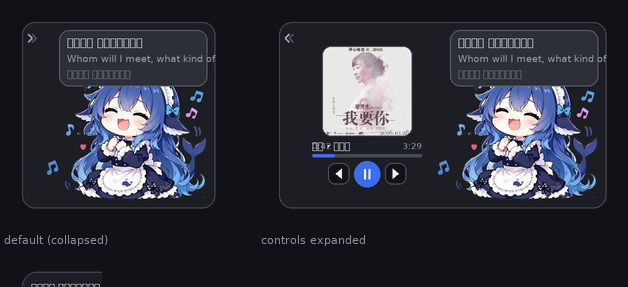

Python code for this plot:
# -*- coding: utf-8 -*-
"""用 Pillow 复现挂件的 CSS 布局，生成「默认收起态 + 展开控制区」的像素级预览。

所有尺寸都取自 build/client.template.js 里的实际 CSS 值。
改布局后先跑这个脚本看效果，再重启验证。

用法: python build/preview.py
"""
from PIL import Image, ImageDraw, ImageFont
from pathlib import Path
import io
import json
import urllib.request

# ---- 路径：全部相对本脚本推导，便于在别的机器上运行（不要写死绝对路径） ----
HERE = Path(__file__).resolve().parent        # .../dsh-whalegirl-lyric/build
PLUGIN_ROOT = HERE.parent                     # .../dsh-whalegirl-lyric
WORKSPACE_ROOT = PLUGIN_ROOT.parents[1]      # .../lyric_display
SOURCE_IMAGE = WORKSPACE_ROOT / "whalegirl.png"
OUTPUT_IMAGE = HERE / "preview.png"

# ---- 与 client.template.js 的 CSS 保持一致的尺寸 ----
CARD_PAD = 8
CARD_GAP = 8
CARD_RADIUS = 13
COLLAPSE_COL = 14  # .dshWg_collapse 宽
COLLAPSE_ML = -5  # .dshWg_collapse 左外边距
BAR_W = 126
STAGE_W = 160
STAGE_H = 170
FIGURE_TOP = 20
BUBBLE_W = 148
BUBBLE_PAD_X = 8
BUBBLE_PAD_Y = 6
BUBBLE_RADIUS = 10
BTN = 21
BTN_GAP = 5
PLAY = 26
PROGRESS_H = 3
LINE_H = 15  # 11px * 1.35
TRANS_H = 12  # 9.5px * 1.3
NEXT_H = 12
RAIL_GAP = 4  # .dshWg_bar 的 gap
COVER_RADIUS = 9
COVER_W = 90  # .dshWg_cover 固定宽度（高度不超出控制列预算）
TRACK_W = 110  # .dshWg_track / .dshWg_progress / .dshWg_time 宽度

CARD_W_EXPANDED = CARD_PAD + COLLAPSE_COL + COLLAPSE_ML + CARD_GAP + BAR_W + CARD_GAP + STAGE_W + CARD_PAD
CARD_W_COLLAPSED = CARD_PAD + COLLAPSE_COL + COLLAPSE_ML + CARD_GAP + STAGE_W + CARD_PAD
CARD_H = CARD_PAD + STAGE_H + CARD_PAD

SS = 2
MARGIN = 22

SRC = Image.open(SOURCE_IMAGE).convert("RGBA")
GIRL = SRC.crop(SRC.getchannel("A").getbbox())


def fetch_cover():
    """取当前播放歌曲的封面；失败返回 None，预览照常出。"""
    try:
        with urllib.request.urlopen(
            "http://127.0.0.1:23330/status?filter=picUrl", timeout=4
        ) as resp:
            url = json.loads(resp.read().decode("utf-8")).get("picUrl") or ""
        if not url:
            return None
        req = urllib.request.Request(url, headers={"accept": "image/*"})
        with urllib.request.urlopen(req, timeout=6) as resp:
            return Image.open(io.BytesIO(resp.read())).convert("RGBA")
    except Exception as exc:  # noqa: BLE001 - 预览是辅助工具，取不到不该中断
        print("  (取封面失败，用占位方块:", exc, ")")
        return None


COVER = fetch_cover()


def s(v):
    return int(round(v * SS))


def font(size, bold=False):
    name = "DejaVuSans-Bold.ttf" if bold else "DejaVuSans.ttf"
    try:
        return ImageFont.truetype(name, s(size))
    except OSError:
        return ImageFont.load_default()


def sfont(size):
    try:
        return ImageFont.truetype("DejaVuSans.ttf", size)
    except OSError:
        return ImageFont.load_default()


def draw_girl(canvas, stage_x, stage_y):
    """按 contain 铺满舞台宽度、贴底绘制鲸鱼娘。"""
    box_w, box_h = STAGE_W, STAGE_H - FIGURE_TOP
    scale = min(box_w / GIRL.width, box_h / GIRL.height)
    gw, gh = int(GIRL.width * scale), int(GIRL.height * scale)
    img = GIRL.resize((s(gw), s(gh)), Image.LANCZOS)
    gx = s(stage_x) + (s(box_w) - s(gw)) // 2
    gy = s(stage_y + STAGE_H) - s(gh)
    canvas.alpha_composite(img, (gx, gy))


def draw_chevron(d, x, y, compact):
    """折叠开关的双箭头：收起态指向右侧（可展开），展开态指向左侧（可收起）。"""
    for offset, alpha in ((0, 255), (4, 110)):
        if compact:
            pts = [(x + offset, y + 3), (x + offset + 4, y + 7), (x + offset, y + 11)]
        else:
            pts = [(x + offset + 4, y + 3), (x + offset, y + 7), (x + offset + 4, y + 11)]
        d.line([(s(px), s(py)) for px, py in pts], fill=(150, 156, 170, alpha), width=s(1.3))


def render_card(compact):
    """渲染一张卡片，返回 RGBA 图。"""
    card_w = CARD_W_COLLAPSED if compact else CARD_W_EXPANDED
    W = (card_w + MARGIN * 2) * SS
    H = (CARD_H + MARGIN * 2) * SS
    canvas = Image.new("RGBA", (W, H), (0, 0, 0, 0))
    d = ImageDraw.Draw(canvas)

    card_x, card_y = MARGIN, MARGIN
    d.rounded_rectangle(
        [s(card_x), s(card_y), s(card_x + card_w), s(card_y + CARD_H)],
        radius=s(CARD_RADIUS),
        fill=(30, 32, 38, 242),
        outline=(70, 74, 84, 255),
        width=s(1),
    )

    # 折叠开关（贴左边缘，负外边距）
    draw_chevron(d, card_x + CARD_PAD + COLLAPSE_ML + 3, card_y + CARD_PAD + 1, compact)

    # 舞台区：展开态排在控制区之后，收起态紧跟折叠开关
    stage_x = card_x + CARD_PAD + COLLAPSE_COL + COLLAPSE_ML + CARD_GAP
    if not compact:
        stage_x += BAR_W + CARD_GAP
    stage_y = card_y + CARD_PAD

    draw_girl(canvas, stage_x, stage_y)

    # 气泡（右上角，两种状态尺寸相同）
    bx = stage_x + STAGE_W - BUBBLE_W
    by = stage_y
    bubble_h = BUBBLE_PAD_Y * 2 + LINE_H + 2 + TRANS_H + 3 + NEXT_H
    d.rounded_rectangle(
        [s(bx), s(by), s(bx + BUBBLE_W), s(by + bubble_h)],
        radius=s(BUBBLE_RADIUS),
        fill=(44, 47, 55, 255),
        outline=(92, 97, 110, 255),
        width=s(1),
    )
    tail_cx = bx + 22 + 4
    tail_cy = by + bubble_h - 1
    d.polygon(
        [(s(tail_cx - 6), s(tail_cy - 5)), (s(tail_cx + 6), s(tail_cy - 5)), (s(tail_cx), s(tail_cy + 6))],
        fill=(44, 47, 55, 255),
    )
    ty = by + BUBBLE_PAD_Y
    d.text((s(bx + BUBBLE_PAD_X), s(ty)), "我遇见谁 会有怎样的对白", font=font(11, True), fill=(238, 240, 245, 255))
    ty += LINE_H + 2
    d.text((s(bx + BUBBLE_PAD_X), s(ty)), "Whom will I meet, what kind of", font=font(9.5), fill=(150, 156, 170, 255))
    ty += TRANS_H + 3
    d.text((s(bx + BUBBLE_PAD_X), s(ty)), "我等的人 他在多远的未来", font=font(9.5), fill=(150, 156, 170, 190))

    # 控制区（仅展开态）：从列底向上排，所有内容水平居中
    if not compact:
        center_x = card_x + CARD_PAD + COLLAPSE_COL + COLLAPSE_ML + CARD_GAP + BAR_W / 2
        track_top = 11   # 9.5px * 1.35 的行高
        time_h = 10      # 8.5px 行高
        content_h = COVER_W + RAIL_GAP + track_top + 3 + time_h + 3 + PROGRESS_H + RAIL_GAP + PLAY
        content_top = stage_y + STAGE_H - content_h

        cover_x = center_x - COVER_W / 2
        cover_y = content_top
        track_y = cover_y + COVER_W + RAIL_GAP
        progress_y = track_y + track_top + 3
        row_y = progress_y + PROGRESS_H + RAIL_GAP

        cover_size = s(COVER_W)
        if COVER is not None:
            fitted = COVER.resize((cover_size, cover_size), Image.LANCZOS)
        else:
            fitted = Image.new("RGBA", (cover_size, cover_size), (48, 52, 62, 255))
        cover_mask = Image.new("L", (cover_size, cover_size), 0)
        ImageDraw.Draw(cover_mask).rounded_rectangle(
            [0, 0, cover_size - 1, cover_size - 1], radius=s(COVER_RADIUS), fill=255
        )
        canvas.paste(fitted, (s(cover_x), s(cover_y)), cover_mask)
        if COVER is None:
            nf = font(26)
            nb = d.textbbox((0, 0), "♪", font=nf)
            d.text(
                (
                    s(cover_x) + (cover_size - (nb[2] - nb[0])) // 2,
                    s(cover_y) + (cover_size - (nb[3] - nb[1])) // 2 - s(3),
                ),
                "♪",
                font=nf,
                fill=(150, 156, 170, 128),
            )
        d.rounded_rectangle(
            [s(cover_x), s(cover_y), s(cover_x + COVER_W), s(cover_y + COVER_W)],
            radius=s(COVER_RADIUS),
            outline=(70, 74, 84, 255),
            width=s(1),
        )

        # 歌曲名居中，超长时裁剪（真实环境会来回滚动）
        track_x = center_x - TRACK_W / 2
        track_text = "遇见 · 孙燕姿"
        tb = d.textbbox((0, 0), track_text, font=font(9.5, True))
        d.text((s(track_x), s(track_y)), track_text, font=font(9.5, True), fill=(238, 240, 245, 255))
        # 裁剪标记：右侧越界提示
        if (tb[2] - tb[0]) / SS > TRACK_W:
            d.line(
                [(s(track_x + TRACK_W + 2), s(track_y)), (s(track_x + TRACK_W + 2), s(track_y + track_top))],
                fill=(90, 95, 108, 255),
                width=s(1),
            )

        # 进度区：上排「已播 —— 总时长」，下排通栏进度条（都在列内居中）
        tfont = font(8.5)
        cur_text, dur_text = "0:42", "3:29"
        time_y = progress_y - 3 - time_h
        d.text((s(center_x - TRACK_W / 2), s(time_y)), cur_text, font=tfont, fill=(150, 156, 170, 255))
        dur_w = (d.textbbox((0, 0), dur_text, font=tfont)[2]) / SS
        d.text((s(center_x + TRACK_W / 2 - dur_w), s(time_y)), dur_text, font=tfont, fill=(150, 156, 170, 255))

        bar_x0 = center_x - TRACK_W / 2
        d.rounded_rectangle(
            [s(bar_x0), s(progress_y), s(bar_x0 + TRACK_W), s(progress_y + PROGRESS_H)],
            radius=s(2),
            fill=(70, 74, 84, 255),
        )
        d.rounded_rectangle(
            [s(bar_x0), s(progress_y), s(bar_x0 + TRACK_W * (42.5 / 209.8)), s(progress_y + PROGRESS_H)],
            radius=s(2),
            fill=(56, 110, 240, 255),
        )

        # 按钮组水平居中
        buttons_w = BTN + BTN_GAP + PLAY + BTN_GAP + BTN
        bxx = center_x - buttons_w / 2
        for w, h, glyph in ((BTN, BTN, "prev"), (PLAY, PLAY, "pause"), (BTN, BTN, "next")):
            top = row_y + (PLAY - h) // 2 if h < PLAY else row_y
            d.rounded_rectangle(
                [s(bxx), s(top), s(bxx + w), s(top + h)],
                radius=s(h // 2 if glyph == "pause" else 7),
                fill=(56, 110, 240, 255) if glyph == "pause" else (0, 0, 0, 0),
                outline=None if glyph == "pause" else (80, 85, 96, 255),
                width=s(1),
            )
            cx, cy = bxx + w / 2, top + h / 2
            if glyph == "prev":
                d.polygon([(s(cx + 3), s(cy - 5)), (s(cx + 3), s(cy + 5)), (s(cx - 3), s(cy))], fill=(235, 238, 244, 255))
            elif glyph == "next":
                d.polygon([(s(cx - 3), s(cy - 5)), (s(cx - 3), s(cy + 5)), (s(cx + 3), s(cy))], fill=(235, 238, 244, 255))
            else:
                d.rectangle([s(cx - 3), s(cy - 5), s(cx - 1.5), s(cy + 5)], fill=(255, 255, 255, 255))
                d.rectangle([s(cx + 1.5), s(cy - 5), s(cx + 3), s(cy + 5)], fill=(255, 255, 255, 255))
            bxx += w + BTN_GAP

    return canvas.resize((W // SS, H // SS), Image.LANCZOS)


collapsed = render_card(True)
expanded = render_card(False)

# 胶囊（第三态）
pill_w, pill_h = 160, 31
pill = Image.new("RGBA", ((pill_w + MARGIN * 2), (pill_h + MARGIN * 2)), (0, 0, 0, 0))
pd = ImageDraw.Draw(pill)
pd.rounded_rectangle(
    [s(MARGIN), s(MARGIN), s(MARGIN + pill_w), s(MARGIN + pill_h)],
    radius=s(pill_h // 2),
    fill=(30, 32, 38, 242),
    outline=(70, 74, 84, 255),
    width=s(1),
)
pd.text((s(MARGIN + 9), s(MARGIN + 10)), "我遇见谁 会有怎样的对白", font=font(10), fill=(238, 240, 245, 255))
dot_x = MARGIN + 9 + 88 + 6
pd.ellipse(
    [s(dot_x), s(MARGIN + pill_h / 2 - 2.5), s(dot_x + 5), s(MARGIN + pill_h / 2 + 2.5)],
    fill=(46, 204, 113, 255),
)
face_size = s(22)
face = SRC.crop((760, 700, 1480, 1420)).resize((face_size, face_size), Image.LANCZOS)
fmask = Image.new("L", (face_size, face_size), 0)
ImageDraw.Draw(fmask).ellipse([0, 0, face_size - 1, face_size - 1], fill=255)
pill.paste(face, (s(MARGIN + pill_w - 4 - 22), s(MARGIN + 4)), fmask)
pill = pill.resize((pill.width // SS, pill.height // SS), Image.LANCZOS)

# 拼装：默认收起态 | 展开态，胶囊在下
gap = 20
W = collapsed.width + gap + expanded.width
H = max(collapsed.height, expanded.height) + gap + pill.height
out = Image.new("RGBA", (W, H), (17, 18, 22, 255))
out.alpha_composite(collapsed, (0, 0))
out.alpha_composite(expanded, (collapsed.width + gap, 0))
out.alpha_composite(pill, (0, max(collapsed.height, expanded.height) + gap))

d = ImageDraw.Draw(out)
d.text((4, collapsed.height + 3), "default (collapsed)", font=sfont(11), fill=(140, 145, 158, 255))
d.text(
    (collapsed.width + gap + 4, expanded.height + 3),
    "controls expanded",
    font=sfont(11),
    fill=(140, 145, 158, 255),
)

path = OUTPUT_IMAGE
out.save(path)
print("预览已生成: build/preview.png  %dx%d" % out.size)
print("默认（收起）卡片: %dx%d" % (CARD_W_COLLAPSED, CARD_H))
print("展开控制区卡片: %dx%d" % (CARD_W_EXPANDED, CARD_H))
print("鲸鱼娘舞台: %dx%d" % (STAGE_W, STAGE_H))
